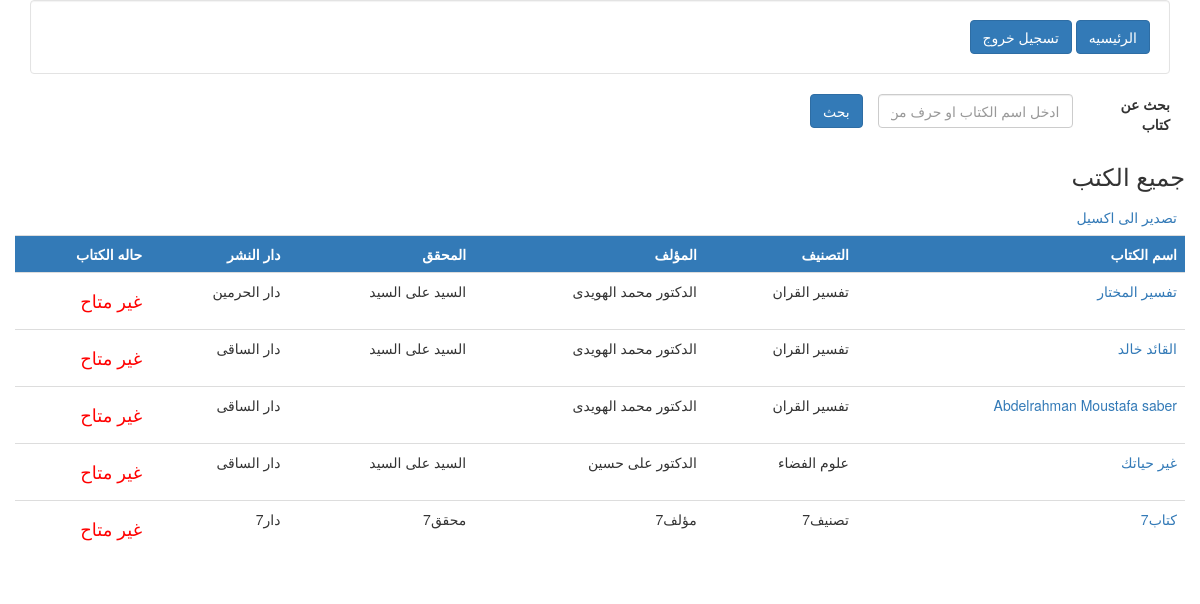
Screenshot of /admin-dashboard/books/ with the database file from the repository.
### admin2/models.py (models this page shows, shortened)
class Book(models.Model):
    book_name = models.CharField(max_length=200)
    book_pages = models.PositiveIntegerField(default=0)
    book_folders = models.PositiveIntegerField(default=0)
    print_number = models.PositiveIntegerField(default=0)
    print_year = models.IntegerField(null=True)
    book_price = models.DecimalField(max_digits=11,decimal_places=2)
    created_at = models.DateField(auto_now_add=True)
    book_image =  models.ImageField(default='o.jpg', upload_to='books_images',null=True,blank=True)
    observations = models.TextField(null=True)
    available = models.BooleanField(default=True)
    no_of_copis = models.IntegerField(default=1)
    publish_house = models.ForeignKey(Publishing_house,on_delete=models.CASCADE,null=True)
    author = models.ForeignKey(Author,on_delete=models.CASCADE)
    questioner = models.ForeignKey(Questioner,on_delete=models.CASCADE,null=True)
    book_postion= models.ForeignKey(Position,on_delete=models.CASCADE)
    category = models.ForeignKey(Category,on_delete=models.CASCADE,null=True)
    link =  models.CharField(max_length=900,null=True)
    book_owner = models.CharField(max_length=200,null=True)
    folder_number = models.IntegerField(default=0)

class Category(models.Model):
    category_name = models.CharField(max_length=200)

class Author(models.Model):
    author_name = models.CharField(max_length=200)

class Questioner(models.Model):
    questioner_name = models.CharField(max_length=200)

class Publishing_house(models.Model):
    publish_name = models.CharField(max_length=200)

### admin2/views.py (the view)
# urls.py: path('books/',views.books,name='books'),
def books(request):
    auths = Author.objects.all()
    pubs = Publishing_house.objects.all()
    poses = Position.objects.all()
    cats = Category.objects.all()
    ques = Questioner.objects.all()
    context = {
        'categories':cats,
                'publishes':pubs,
                'positions':poses,
                'authors':auths,
                'quest':ques
                }
    if request.method=="POST":
        books = Book.objects.filter(book_name__contains=request.POST['book_name'])
        if books:
            context['books'] = books
            return render(request,'admin/books.html',context)
        books = Book.objects.filter(category__category_name__contains=request.POST['book_name'])
        if books:
            context['books'] = books
            return render(request,'admin/books.html',context)
        books = Book.objects.filter(publish_house__publish_name__contains=request.POST['book_name'])
        if books:
            context['books'] = books
            return render(request,'admin/books.html',context)
        books = Book.objects.filter(author__author_name__contains=request.POST['book_name'])
        if books:
            context['books'] = books
            return render(request,'admin/books.html',context)
        books = Book.objects.filter(questioner__questioner_name__contains=request.POST['book_name'])
        if books:
            context['books'] = books
            return render(request,'admin/books.html',context)
    else:
        books = Book.objects.all()
        context['books']=books
    return render(request,'admin/books.html',context)

### admin2/templates/admin/books.html (shortened to what this page needs)
{%load static %}
<!DOCTYPE html>
<html dir="rtl" lang="ar">
<head>
  <link rel="stylesheet" href="https://maxcdn.bootstrapcdn.com/bootstrap/3.4.1/css/bootstrap.min.css">
</head>
<body dir="rtl">
<div class="container">
    <div class="well oo" style="background-color:inherit ; color:black;">
        <a class="nav-link btn btn-primary " href="{%url 'home' %}"> الرئيسيه <span class="sr-only">(current)</span></a>
      {% if request.user %}
        <a class="nav-link btn btn-primary" href="{%url 'logout' %}">تسجيل خروج</a>
      {% endif %}
  </div>
      <div style="margin-top: 10px;;" dir="rtl" class="row">
          <div style="float: right;"  class="col-md-1">
            <label>بحث  عن كتاب</label>
          </div>
          <div style="float: right;" class="col-md-3">
        <form method="POST">
            <div style="display: inline-block;" class="form-group">
                <input name="book_name" class="form-control" type="text" placeholder="ادخل اسم الكتاب او حرف من اسمه">
            </div>
            <div style="float:left;">
                <button type="submit" class="btn btn-primary">بحث</button>
            </div>
        </form>
        </div>
      </div>
    <div dir="rtl" class="row">
<h3>جميع الكتب </h3>
</div>
   <div class="row">
    <table style="text-align:right;" id="class_table" class="responsive-table table col-100">
        <thead>
          <tr>
            <td colspan="12"><a href="{%url 'export-all' %}">تصدير الى اكسيل</a> </td>
          </tr>
            <tr style="background-color: #337ab7; font-weight: bold;color: white; ">
                <td>اسم الكتاب</td>
                <td>التصنيف</td>
                <td>المؤلف</td>
                <td> المحقق </td>
                <td> دار النشر </td>
                <td>حاله الكتاب</td>
            </tr>
        </thead>
        <tbody>
            {%for item in books%}
          <tr>
            <td><a href="{%url 'book_details' item.id %}">{{item.book_name}}</a></td>
            <td>{{item.category.category_name}}</td>
            <td>{{item.author.author_name}}</td>
            <td>{{item.questioner.questioner_name}}</td>
            <td>{{item.publish_house.publish_name}}</td>
            <td>
            {%if item.available %}
             <h4 style="color: green;">متاح</h4>
            {%else%}
            <h4 style="color: red;">غير متاح</h4>
            {%endif%}
            </td>
         </tr>
         {%endfor%}
          </tbody>
    </table>
</div>
</div>
</body>
</html>

### rows the page displays
Book: book_name "تفسير المختار", category.category_name "تفسير القران", author.author_name "الدكتور محمد الهويدى", questioner.questioner_name "السيد على السيد", publish_house.publish_name "دار الحرمين", available "غير متاح"
Book: book_name "القائد خالد", category.category_name "تفسير القران", author.author_name "الدكتور محمد الهويدى", questioner.questioner_name "السيد على السيد", publish_house.publish_name "دار الساقى", available "غير متاح"
Book: book_name "Abdelrahman Moustafa saber", category.category_name "تفسير القران", author.author_name "الدكتور محمد الهويدى", publish_house.publish_name "دار الساقى", available "غير متاح"
Book: book_name "غير حياتك", category.category_name "علوم الفضاء", author.author_name "الدكتور على حسين", questioner.questioner_name "السيد على السيد", publish_house.publish_name "دار الساقى", available "غير متاح"
Book: book_name "كتاب7", category.category_name "تصنيف7", author.author_name "مؤلف7", questioner.questioner_name "محقق7", publish_house.publish_name "دار7", available "غير متاح"
